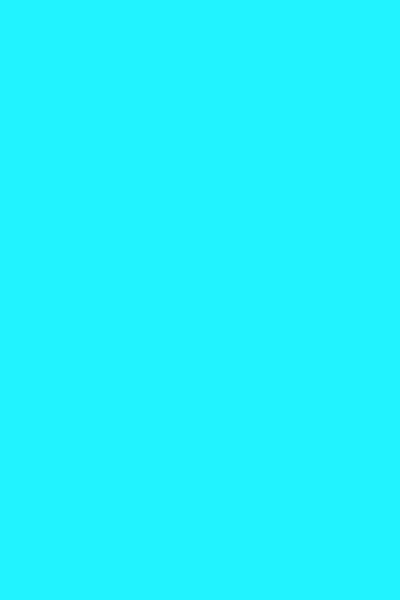
Frame 1 (no input)
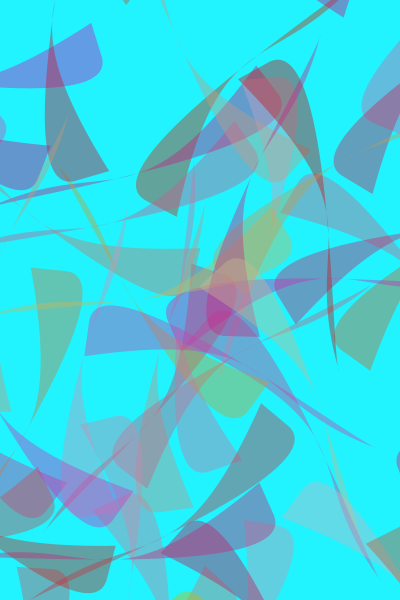
Frame 60 (the mouse pressed at the canvas centre just before this capture)
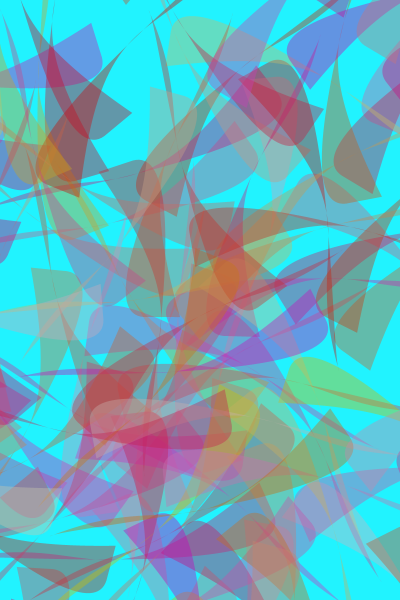
Frame 120 (the mouse held since frame 60 and released just before this capture)

The Processing sketch that drew these frames (run headless with seeded random() and noise(); from frame 60 on, the mouse is pressed at the canvas centre):

// Processing sketch: processing_172224
// ── processing_172224.pde

void setup()
{
  size(400,600);
  smooth();
  background(33,243,255,80);
  frameRate(5);
}
  
void draw (){
  fill(random(200,150),random(200),random(200),100);
  
  noStroke();
   
  ellipse(random(0,width),random(0,height));
}
  
 void ellipse(float x, float y)
  {
    
 
pushMatrix();
translate(x,y);
rotate(radians(random(0,360)));
scale(0.5,1.5);
smooth();
beginShape();
vertex(90, 39);
bezierVertex(230,30,60,240,70,250);
bezierVertex(60,155,230,165,20,45);
endShape();
popMatrix();
 }
